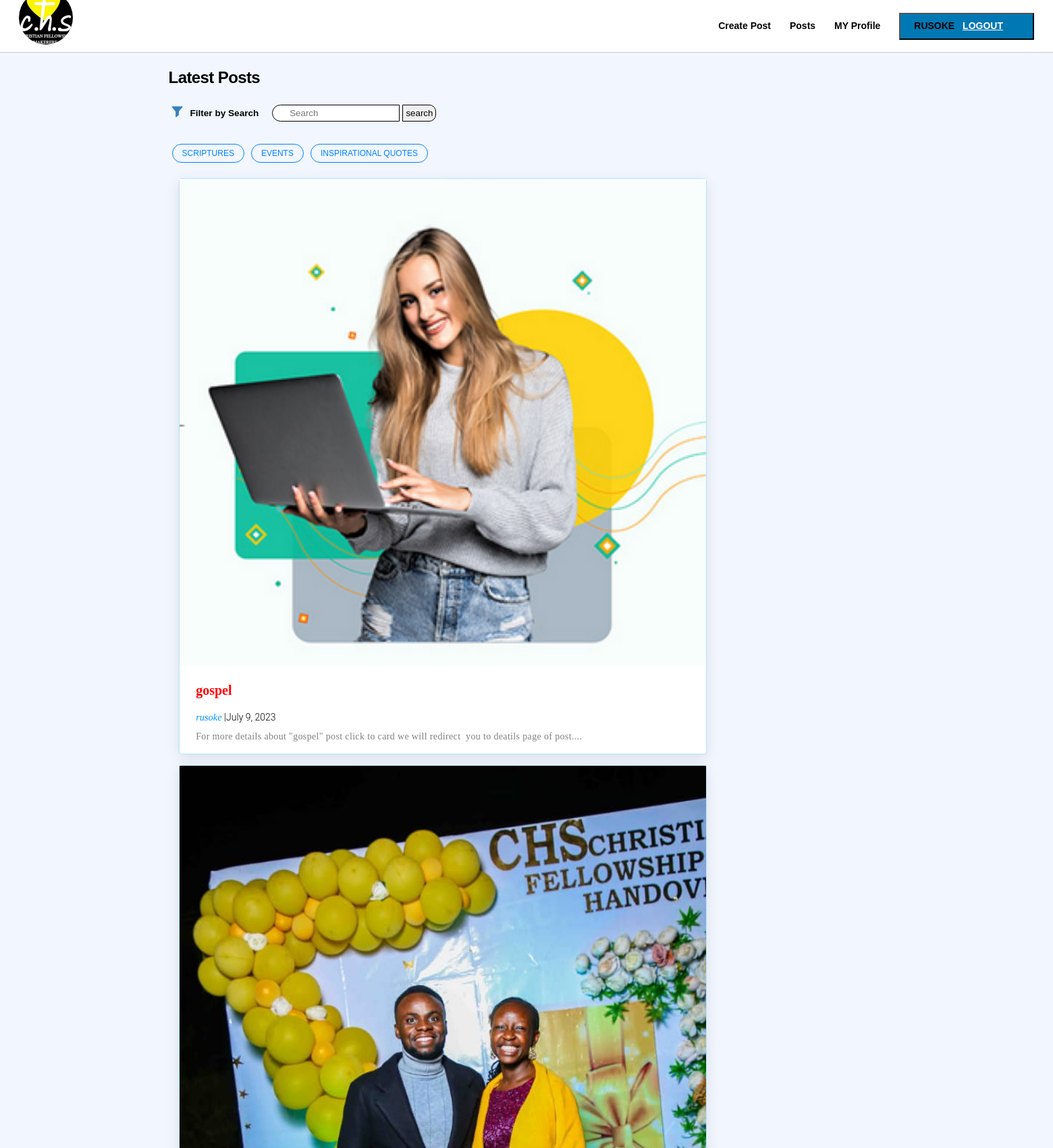
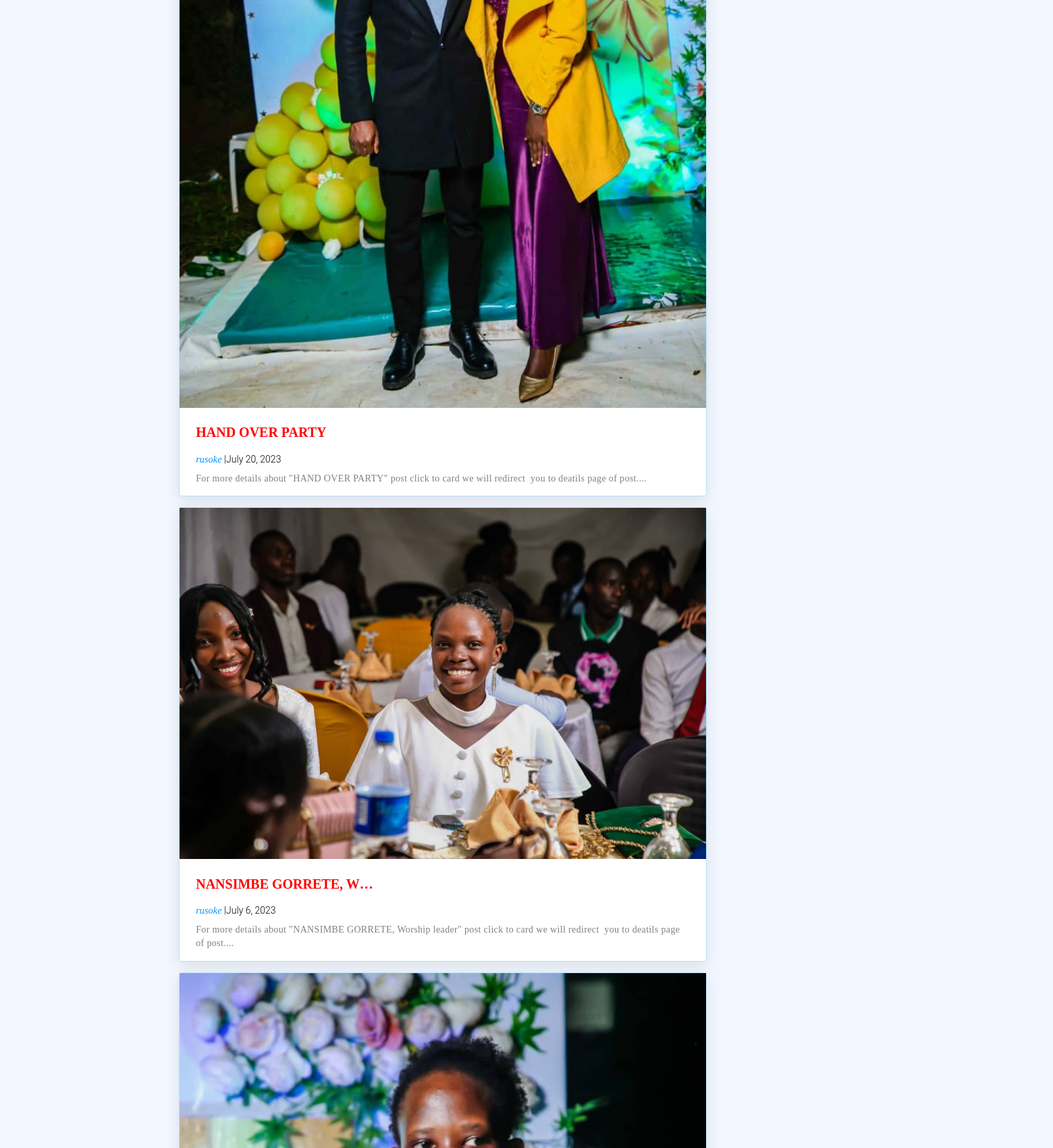
/blog/ (signed in, upper part), run on the app's committed database (2 pictures, top to bottom).
### accounts/models.py (models this page shows)
class User(AbstractUser):
    email = models.EmailField(unique= True)
    bio = models.CharField(max_length=500,blank=True)
    Is_author = models.BooleanField(default=False)
    image = models.ImageField(upload_to='profile/', blank= True,null=True )
    REQUIRED_FIELDS =['email']

### blog/models.py (models this page shows, shortened)
class Category(models.Model):
    name = models.CharField(max_length=50)
    slug = models.SlugField( unique = True,blank=True)
    discription = models.TextField()

class post(models.Model):
    statuses = [('D','Draft'),('P','Published')]
    title = models.CharField(max_length=70)
    slug = models.SlugField(unique=True, blank=True)
    content = HTMLField()
    status = models.CharField(max_length=1,choices=statuses)
    category = models.ForeignKey(Category,on_delete=models.CASCADE,related_name='posts')
    image = models.ImageField(upload_to= "blog/post",blank = True)
    date =  models.DateField()
    author = models.ForeignKey(User,on_delete= models.CASCADE)
    def get_absolute_url(self):
        return reverse('detail-page', kwargs={'slug':self.slug})

### blog/views.py (the view)
# urls.py: path('', Postlistview.as_view(),name= 'post'),
class Postlistview(LoginRequiredMixin,ListView):
    login_url = 'login'
    model = post
    queryset = post.objects.filter(status="P")
    template_name = 'blog/index.html'
    context_object_name = 'posts'
    def get_context_data(self,**kwargs):
        context = super().get_context_data(**kwargs)
        context['categories'] = Category.objects.all()
        return context

### blog/templates/blog/index.html (shortened to what this page needs)
{% load static %}
<!DOCTYPE html>
<html lang="en">
<head>
    <link rel='stylesheet' href="{% static 'blog/css/index.css' %}">
    <link rel='stylesheet' href="{% static 'blog/css/base.css' %}">
</head>
<body>
    <div id= "nav1">
        <img style= "width: 80px; height: 80px; border-radius: 50%; margin-bottom: 25px;"alt="Image description" src="{% static 'accounts/images/marvin.jpg' %}"/>
    <div class="menu">
        <a class= "menu-item" href="{% url 'create-post' %}">Create Post</a>
        <a class= "menu-item" href="{% url 'post' %}">Posts</a>
        <a class= "menu-item" href="{% url 'profile' %}">MY Profile</a>
        <button class= "primary-button" style="background-color: #0078b4;">
            {% if user.is_authenticated %}
                <p class= "menu-item">{{ user.get_username }}  <span class = 'logout' ><a style="color: white;" href = "{% url 'logout' %}">Logout</a></span></p>
            {% else %}
               <p ><a style="color: white;" href= "{% url 'login' %}">Login</a></p>
            {% endif %}
       </button>
    </div>
    </div>
    <div class= "main">
        <div>
            <h3 class= "latest">Latest Posts</h3>
            <div class= "cbtn">
                <div class= "logo_flex">
                    <div>
                        <img class= "latest_logo" alt="filte-logo"/>
                    </div>
                    <div>
                        <p class= "filter_cat">Filter by Search</p>
                    </div>
                    <form  name="Searchform" method="GET" action="{% url 'search' %}">
                        <input class= "serch_btn" type="text" name="search" placeholder="    Search" />
                        <button class =serch_bt type = 'submit' value="search">search</button>
                    </form>
                </div>
            </div>
                <div id= "all_btn">
                    {% for cat in categories %}
                        <a  href= "{% url 'cat-page' cat.slug %}" style='text-decoration: none;'><div class= "cat_btn">{{ cat.name }}</div></a>
                    {% endfor %}
                </div>
            </div>
    <div id = "cards">
        {% for post in posts %}
            <div style="width: 50%; height: 50%;" class= "card">
                <a class= "link" href= "{{ post.get_absolute_url }}">
                {% if post.image %}
                    <img class= "cardimg" src= "{{ post.image.url }}"/>
                {% else %}
                    <img class= "cardimg" src= "http://127.0.0.1:8000/media/blog/post/WhatsApp_Image_2019-06-19_at_17.55.10.jpeg"/>
                {% endif %}
                <div class = "cardcontent">
                    <h3 style="color: red;" class= "title">{{post.title|truncatechars:20}}</h3>
                    <p class= "author">{{post.author}}<span class= "date">   |{{ post.date }}</span></p>
                    <p class= "cont">For more details about "{{post.title}}" post click to card we will redirect  you to deatils page of post....  </p>
                </div>
            </div>
        {% endfor %}
        </div>
    </div>
</body>
</html>

### blog/static/blog/css/index.css (style rules this page uses)
body { margin: 0px; }
#nav1 { display:flex; flex-direction: row; align-items: center; width:100%; height: 77px; justify-content: space-between; padding:0px 28px; background-color: rgb(255, 255, 255); box-shadow: rgb(204, 204, 204) 0px 1px 1px; position: fixed; width: calc(100% - 56px); }
.main { padding:100px 16%; background-color: #f2f6ff; width: 100%; }
.latest { width: fit-content; font-family: 'Raleway', sans-serif; font-size: 24px; font-weight: 600; font-style: normal; font-stretch: normal; line-height: 1.25; letter-spacing: -0.6px; text-align: left; color: rgb(0, 0, 0); margin: 0px; }
.latest_logo { width: 25px; }
.filter_cat { font-size: 13.6px; margin:13.6px 0px 13.6px 6.8px; color: rgb(0, 0, 0); font-weight: 600; font-family: 'Raleway', sans-serif; text-align: center; }
#all_btn { display: flex; flex-wrap: wrap; }
.cbtn { padding:16px 0px 0px; margin:0px 0px 20px; }
.serch_btn { border: 1px solid black; border-radius: 20px 0px 0px 20px; margin-left: 20px; padding: 4px 0px 4px 10px; }
.serch_bt { border: 1px solid black; border-radius: 0px 10px 10px 0px; padding: 4px; }
.logo_flex { display: flex; flex-direction: row; align-items: center; }
#cards { display:flex; flex-direction: row; flex-wrap: wrap; }
.card { width:31%; background-color: #ffffff; min-height: 400px; height: auto; margin-right: 1%; margin-left: 1%; margin-bottom: 16px; background-color: #fff; box-shadow: 0 5px 20px 0 rgba(0,0,0,.1); border-radius: 5px; border: 1px solid rgba(0,168,255,.3); font-family: 'Raleway',sans-serif; cursor: pointer; }
.link { text-decoration: none; color: black; }
.cardimg { width:100%; height:40%; }
.cardcontent { padding:11.2px 24px; }
.title { font-size: 20px; font-family: 'Raleway'; font-stretch: normal; letter-spacing: normal; text-align: left; font-size: 1.25em; font-weight: 600; font-style: normal; line-height: 2.14; color: #000; margin:0px; }
.author { font-size:14.4px; font-weight: 500; font-style: italic; line-height: 2; color: #0096ff; font-family: 'Raleway'; font-stretch: normal; letter-spacing: normal; text-align: left; margin: 0; padding-top: 4px; }
.date { font-size: 14px; font-weight: 300; font-style: normal; color: #000; margin-top: 4.8px; font-family: 'Roboto'; font-stretch: normal; letter-spacing: normal; text-align: left; }
.cont { font-family: 'Raleway'; font-size: 14px; font-weight: 400; font-style: normal; font-stretch: normal; line-height: 1.43; letter-spacing: .35px; text-align: left; color:#808080; margin: .3em 0; width: 100%; white-space: pre-wrap; }

### blog/static/blog/css/base.css (style rules this page uses)
body { margin:0px; }
.menu-item { font-weight: 600; font-size: 14px; font-family: 'Poppins', sans-serif; text-decoration: none; color: black; margin-right: 24px; cursor:pointer; margin-top: 0px; }
.primary-button { font-family: 'Poppins', sans-serif; color: white; background-color: rgb(170, 210, 54); font-size: 12px; text-transform: uppercase; padding: 9px 20px; font-weight: 600; height: 40px; }
.logout { padding-left: 8px; }
.latest { width: fit-content; font-family: 'Raleway', sans-serif; font-size: 24px; font-weight: 600; font-style: normal; font-stretch: normal; line-height: 1.25; letter-spacing: -0.6px; text-align: left; color: rgb(0, 0, 0); margin: 0px; }
.latest_logo { width: 25px; }
.filter_cat { font-size: 13.6px; margin:13.6px 0px 13.6px 6.8px; color: rgb(0, 0, 0); font-weight: 600; font-family: 'Raleway', sans-serif; text-align: center; }
.cat_btn { font-size: 12px; color: rgb(0, 132, 255); cursor: pointer; padding: 6px 14px; border-radius: 15px; border-width: 1px; border-style: solid; border-color: rgb(0, 132, 255); border-image: initial; margin: 5px; font-family: 'Raleway', sans-serif; font-weight: 400; }
.menu-item { font-weight: 600; font-size: 14px; font-family: 'Poppins', sans-serif; text-decoration: none; color: black; margin-right: 24px; cursor:pointer; }
#all_btn { display: flex; flex-wrap: wrap; align-items: center; }
.cbtn { padding:16px 0px 0px; margin:0px 0px 20px; }
.logo_flex { display: flex; flex-direction: row; align-items: center; }

### data on the page
User: get_username "RUSOKE"
Category: name "SCRIPTURES"
Category: name "EVENTS"
Category: name "INSPIRATIONAL QUOTES"
post: image (picture), title "gospel", author "rusoke", date "July 9, 2023"
post: image (picture), title "HAND OVER PARTY", author "rusoke", date "July 20, 2023"
post: image (picture), title "NANSIMBE GORRETE, W…", author "rusoke", date "July 6, 2023", title "NANSIMBE GORRETE, Worship leader"
post: image (picture)
